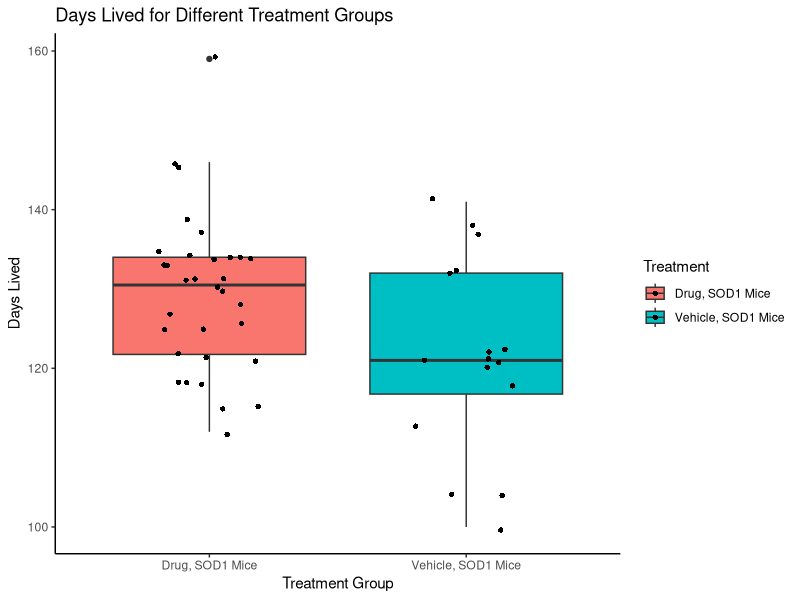

Write R code to recreate this figure. (Note: this script raises an error after producing the figure.)
## ---- chunk 1
library(tidyverse)
library(survival)
library(survminer)

survival_data<- read.csv(file = "Mouse_Survival_Data.csv", header = TRUE) #Read in survival data file
## ---- chunk 2
#Filter the data frame to extract data for only single dosage (SID) with compound and vehicle. 
single_dose_data <- survival_data %>%
  filter(Treatment == "WT_Vehicle_SID" | Treatment == "SOD1_veh_SID" | Treatment == "SOD1_SID_350mg/kg" | Treatment == "SOD1_SID_200mg/kg")

#Rename data for clarity
single_dose_data[single_dose_data == "WT_Vehicle_SID"]<- "Vehicle, WT Mice" #These mice are wild type dosed with vehicle
single_dose_data[single_dose_data == "SOD1_veh_SID"]<- "Vehicle, SOD1 Mice" #These mice are SOD1 mutants dosed with vehicle
single_dose_data[single_dose_data == "SOD1_SID_350mg/kg"]<- "Drug, SOD1 Males" #These mice are SOD1 males dosed with 350mg/kg compound
single_dose_data[single_dose_data == "SOD1_SID_200mg/kg"]<- "Drug, SOD1 Females" #These mice are SOD1 females dosed with 200 mg/kg compound
## ---- chunk 3
#Create a box plot to visualize differences in longevity between SOD1 mice dosed with vehicle and SOD1 mice dosed with Compound X. 

#Filter the frame into data containing only SOD1 mice 
compound_vs_vehicle <- single_dose_data %>%
  filter(Treatment == "Vehicle, SOD1 Mice" | Treatment == "Drug, SOD1 Males" | Treatment == "Drug, SOD1 Females") %>%
  select(Days.lived, Treatment, Sex, Status) #Filter the survival data for SOD1 mice treated with vehicle and Compound X. 

#Combine SOD1 males and females into one group
compound_vs_vehicle[compound_vs_vehicle == "Drug, SOD1 Males"]<- "Drug, SOD1 Mice" #Rename males dosed with Compound X to combine all experimental dosing into one group
compound_vs_vehicle[compound_vs_vehicle == "Drug, SOD1 Females"]<- "Drug, SOD1 Mice" #Rename females dosed with Compound X to combine all experimental dosing into one group

plot <- ggplot(compound_vs_vehicle, aes(x=Treatment, y=Days.lived, fill=Treatment)) + geom_boxplot() +  
labs(title="Days Lived for Different Treatment Groups",x="Treatment Group", y = "Days Lived")

plot + geom_jitter(shape=16, position=position_jitter(0.2)) + theme_classic()
## ---- chunk 4
#Perform a t-test to compare the mean longevity of SOD1 mice dosed with vehicle and SOD1 mice dosed with Compound X.

#Establish the groups of mice to compare
SOD1_vehicle_survival <- compound_vs_vehicle %>%
  filter(Treatment == "Vehicle, SOD1 Mice") %>%
  select(Days.lived, Treatment) #Filter the survival data for SOD1 mice treated with vehicle
SOD1_drug_survival <- compound_vs_vehicle %>%
  filter(Treatment ==  "Drug, SOD1 Mice") %>%
  select(Days.lived, Treatment) #Filter the survival data for SOD1 mice treated with Compound X. 

t_test<- t.test(SOD1_vehicle_survival$Days.lived,SOD1_drug_survival$Days.lived) #Perform a t-test to compare the mean longevity. 

cat("The p-value for this t-test is: ")
print(t_test$p.value) #Report the p-value.
## ---- chunk 5
#Verify assumptions for the T test by checking for normality of data distribution
shapiro.test(SOD1_vehicle_survival$Days.lived)
shapiro.test(SOD1_drug_survival$Days.lived)
## ---- chunk 6
#Create Kaplan-Meier curves to compare the longevity of SOD1 mice dosed with vehicle and SOD1 mice dosed with Compound X.  

#Fit survivial data using the Kaplan-Meier method
surv_object <- Surv(time = compound_vs_vehicle$Days.lived, event = compound_vs_vehicle$Status) 
fit1<- survfit(surv_object ~ Treatment, data = compound_vs_vehicle)

#Plot the survival curves and calculate p-value
ggsurvplot(fit1, data = compound_vs_vehicle, pval = TRUE) +
  ggtitle("Survival Curves for Drug and Vehicle SOD1 Mice")
## ---- chunk 7
#GRAPH A: Create Kaplan Meier Curves to compare the mean longevity of male and female SOD1 mice dosed with vehicle. 

#Filter data by labeling vehicle dosed SOD1 males in a new data frame
male_vehicle <- single_dose_data %>%
  filter(Treatment == "Vehicle, SOD1 Mice", Sex == "MALE") %>%
  select(Days.lived, Sex, Treatment, Status)
male_vehicle[male_vehicle == "Vehicle, SOD1 Mice"]<- "SOD1 Males" 

#Filter data by labeling vehicle dosed SOD1 females in a few data frame
female_vehicle <-single_dose_data %>%
  filter(Treatment == "Vehicle, SOD1 Mice", Sex == "FEMALE") %>%
  select(Days.lived, Sex, Treatment, Status)
female_vehicle[female_vehicle == "Vehicle, SOD1 Mice"]<- "SOD1 Females" 

#Combine into a new data frame that differentiates vehicle dosed SOD1 males and females. 
male_female_vehicle<-rbind(male_vehicle, female_vehicle)

#Fit survivial data using the Kaplan-Meier method
surv_object <- Surv(time = male_female_vehicle$Days.lived, event = male_female_vehicle$Status) 
fit1<- survfit(surv_object ~ Treatment, data = male_female_vehicle)

#Plot the survival curves and calculate p-value
ggsurvplot(fit1, data = male_female_vehicle, pval = TRUE) +
  ggtitle("Survival Curves for Vehicle SOD1 Mice")


#GRAPH B: Create Kaplan Meier Curves to compare the mean longevity of male and female SOD1 mice dosed with Compound X. 

#Filter data for drug dosed SOD1 males and females and label for clarity,
male_female_compound<- single_dose_data %>%
  filter(Treatment == "Drug, SOD1 Males" | Treatment == "Drug, SOD1 Females") %>%
select(Days.lived, Sex, Treatment, Status)
male_female_compound[male_female_compound == "Drug, SOD1 Males"]<- "SOD1 Males"
male_female_compound[male_female_compound == "Drug, SOD1 Females"]<- "SOD1 Females"

#Fit survivial data using the Kaplan-Meier method
surv_object <- Surv(time = male_female_compound$Days.lived, event = male_female_compound$Status) 
fit1<- survfit(surv_object ~ Treatment, data = male_female_compound)

#Plot the survival curves and calculate p-value
ggsurvplot(fit1, data = male_female_compound, pval = TRUE) +
  ggtitle("Survival Curves for Drug SOD1 Mice")
